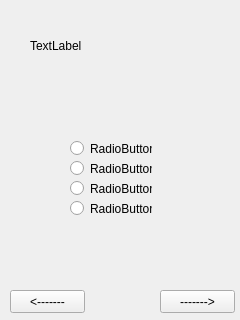
<?xml version="1.0" encoding="UTF-8"?>
<ui version="4.0">
 <class>Form</class>
 <widget class="QWidget" name="Form">
  <property name="geometry">
   <rect>
    <x>0</x>
    <y>0</y>
    <width>240</width>
    <height>320</height>
   </rect>
  </property>
  <property name="windowTitle">
   <string>Form</string>
  </property>
  <widget class="QLabel" name="label">
   <property name="geometry">
    <rect>
     <x>30</x>
     <y>20</y>
     <width>171</width>
     <height>51</height>
    </rect>
   </property>
   <property name="text">
    <string>TextLabel</string>
   </property>
  </widget>
  <widget class="QRadioButton" name="radioButton">
   <property name="geometry">
    <rect>
     <x>70</x>
     <y>140</y>
     <width>82</width>
     <height>17</height>
    </rect>
   </property>
   <property name="text">
    <string>RadioButton</string>
   </property>
  </widget>
  <widget class="QRadioButton" name="radioButton_2">
   <property name="geometry">
    <rect>
     <x>70</x>
     <y>160</y>
     <width>82</width>
     <height>17</height>
    </rect>
   </property>
   <property name="text">
    <string>RadioButton</string>
   </property>
  </widget>
  <widget class="QRadioButton" name="radioButton_3">
   <property name="geometry">
    <rect>
     <x>70</x>
     <y>180</y>
     <width>82</width>
     <height>17</height>
    </rect>
   </property>
   <property name="text">
    <string>RadioButton</string>
   </property>
  </widget>
  <widget class="QRadioButton" name="radioButton_4">
   <property name="geometry">
    <rect>
     <x>70</x>
     <y>200</y>
     <width>82</width>
     <height>17</height>
    </rect>
   </property>
   <property name="text">
    <string>RadioButton</string>
   </property>
  </widget>
  <widget class="QPushButton" name="pushButton">
   <property name="geometry">
    <rect>
     <x>10</x>
     <y>290</y>
     <width>75</width>
     <height>23</height>
    </rect>
   </property>
   <property name="text">
    <string>&lt;-------</string>
   </property>
  </widget>
  <widget class="QPushButton" name="pushButton_2">
   <property name="geometry">
    <rect>
     <x>160</x>
     <y>290</y>
     <width>75</width>
     <height>23</height>
    </rect>
   </property>
   <property name="text">
    <string>-------&gt;</string>
   </property>
  </widget>
 </widget>
 <resources/>
 <connections/>
</ui>
